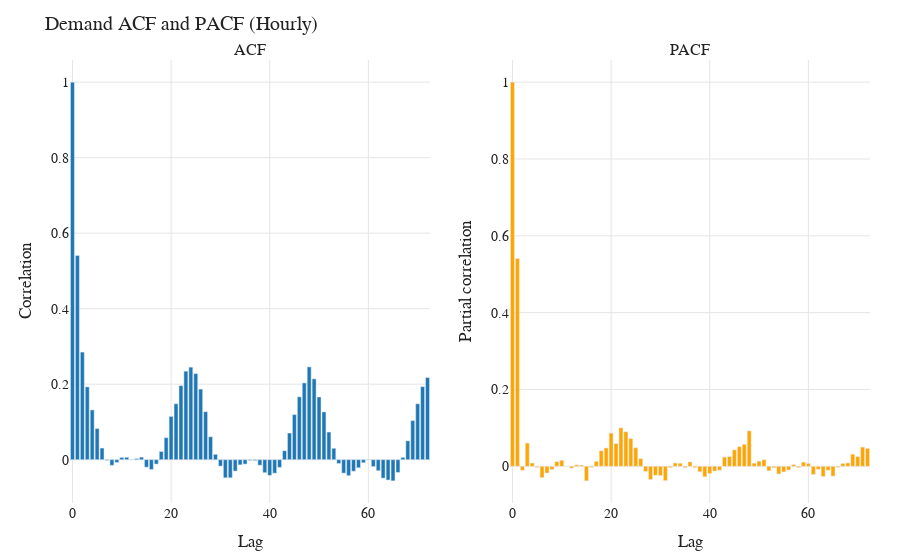

The cell this chart's notebook holds for it:
### Markdown cell above
## Stationarity diagnostics

### Code cell
nlags = 72
acf_results = acf_pacf(hourly_demand, nlags=nlags)
stationarity_df = stationarity_checks(hourly_demand)
stationarity_df.to_csv(TABLE_PATH / "stationarity_tests.csv", index=False)

fig_acf_pacf = plot_acf_pacf(
    acf_results["acf"],
    acf_results["pacf"],
    title="Demand ACF and PACF (Hourly)",
    style="academic",
)
save_figure(fig_acf_pacf, "stats_acf_pacf", width=1200, height=500)
fig_acf_pacf

### Figure 1 — Plotly figure (JSON) as saved in the notebook; plotly's stock layout.template omitted (floating-point values rounded to 4 significant figures)
{"data": [{"marker": {"color": "#1f77b4"}, "name": "ACF", "type": "bar", "x": [0, 1, 2, 3, 4, 5, 6, 7, 8, 9, 10, 11, 12, 13, 14, 15, 16, 17, 18, 19, 20, 21, 22, 23, 24, 25, 26, 27, 28, 29, 30, 31, 32, 33, 34, 35, 36, 37, 38, 39, 40, 41, 42, 43, 44, 45, 46, 47, 48, 49, 50, 51, 52, 53, 54, 55, 56, 57, 58, 59, 60, 61, 62, 63, 64, 65, 66, 67, 68, 69, 70, 71, 72], "xaxis": "x", "y": [1.0, 0.5407, 0.2851, 0.1929, 0.1318, 0.08248, 0.03082, -0.001896, -0.01497, -0.007383, 0.006072, 0.006409, 0.0007563, 0.002928, 0.006847, -0.01981, -0.02607, -0.0116, 0.02176, 0.05836, 0.1146, 0.1482, 0.1961, 0.2345, 0.2451, 0.2281, 0.187, 0.127, 0.06064, 0.01424, -0.01687, -0.04796, -0.04793, -0.03011, -0.01364, -0.01168, -0.002027, -0.002425, -0.01464, -0.03433, -0.04158, -0.03575, -0.02043, 0.02368, 0.0706, 0.1194, 0.1665, 0.2034, 0.2458, 0.2141, 0.1661, 0.1266, 0.07323, 0.03024, -0.01015, -0.03562, -0.04229, -0.03053, -0.02138, -0.0081, -0.0006411, -0.01825, -0.02914, -0.04887, -0.05394, -0.05603, -0.03376, 0.006115, 0.04998, 0.1036, 0.1481, 0.1935, 0.2176], "yaxis": "y"}, {"marker": {"color": "#FFA500"}, "name": "PACF", "type": "bar", "x": [0, 1, 2, 3, 4, 5, 6, 7, 8, 9, 10, 11, 12, 13, 14, 15, 16, 17, 18, 19, 20, 21, 22, 23, 24, 25, 26, 27, 28, 29, 30, 31, 32, 33, 34, 35, 36, 37, 38, 39, 40, 41, 42, 43, 44, 45, 46, 47, 48, 49, 50, 51, 52, 53, 54, 55, 56, 57, 58, 59, 60, 61, 62, 63, 64, 65, 66, 67, 68, 69, 70, 71, 72], "xaxis": "x2", "y": [1.0, 0.5407, -0.01038, 0.0604, 0.008552, -0.002506, -0.02951, -0.01756, -0.008447, 0.01212, 0.01575, 3.286e-05, -0.004857, 0.003718, 0.003017, -0.03785, -0.002756, 0.01287, 0.04033, 0.04776, 0.08649, 0.05912, 0.1, 0.08987, 0.07229, 0.04828, 0.01988, -0.01356, -0.03456, -0.0234, -0.02424, -0.03731, -0.003247, 0.008573, 0.008, -0.003576, 0.01157, -0.003319, -0.01427, -0.02733, -0.01881, -0.01242, -0.01003, 0.024, 0.0255, 0.04275, 0.05122, 0.05736, 0.0924, 0.008102, 0.01344, 0.01719, -0.01181, -0.003641, -0.01995, -0.01466, -0.00982, 0.004432, -0.003294, 0.01088, 0.007502, -0.02134, -0.007905, -0.0267, -0.0104, -0.02562, -0.002448, 0.007507, 0.00874, 0.03154, 0.02541, 0.04997, 0.04665], "yaxis": "y2"}], "layout": {"annotations": [{"font": {"size": 16}, "showarrow": false, "text": "ACF", "x": 0.225, "xanchor": "center", "xref": "paper", "y": 1, "yanchor": "bottom", "yref": "paper"}, {"font": {"size": 16}, "showarrow": false, "text": "PACF", "x": 0.775, "xanchor": "center", "xref": "paper", "y": 1, "yanchor": "bottom", "yref": "paper"}], "font": {"color": "#222", "family": "CMU Serif, 'Times New Roman', serif", "size": 14}, "legend": {"bgcolor": "rgba(255,255,255,0.85)", "bordercolor": "#d0d0d0", "borderwidth": 1}, "margin": {"b": 50, "l": 70, "r": 30, "t": 60}, "paper_bgcolor": "#ffffff", "plot_bgcolor": "#ffffff", "showlegend": false, "title": {"text": "Demand ACF and PACF (Hourly)"}, "xaxis": {"anchor": "y", "domain": [0, 0.45], "gridcolor": "#e5e5e5", "showgrid": true, "title": {"text": "Lag"}, "zeroline": false}, "xaxis2": {"anchor": "y2", "domain": [0.55, 1], "gridcolor": "#e5e5e5", "showgrid": true, "title": {"text": "Lag"}, "zeroline": false}, "yaxis": {"anchor": "x", "domain": [0, 1], "gridcolor": "#e5e5e5", "showgrid": true, "title": {"text": "Correlation"}, "zeroline": false}, "yaxis2": {"anchor": "x2", "domain": [0, 1], "gridcolor": "#e5e5e5", "showgrid": true, "title": {"text": "Partial correlation"}, "zeroline": false}}}
